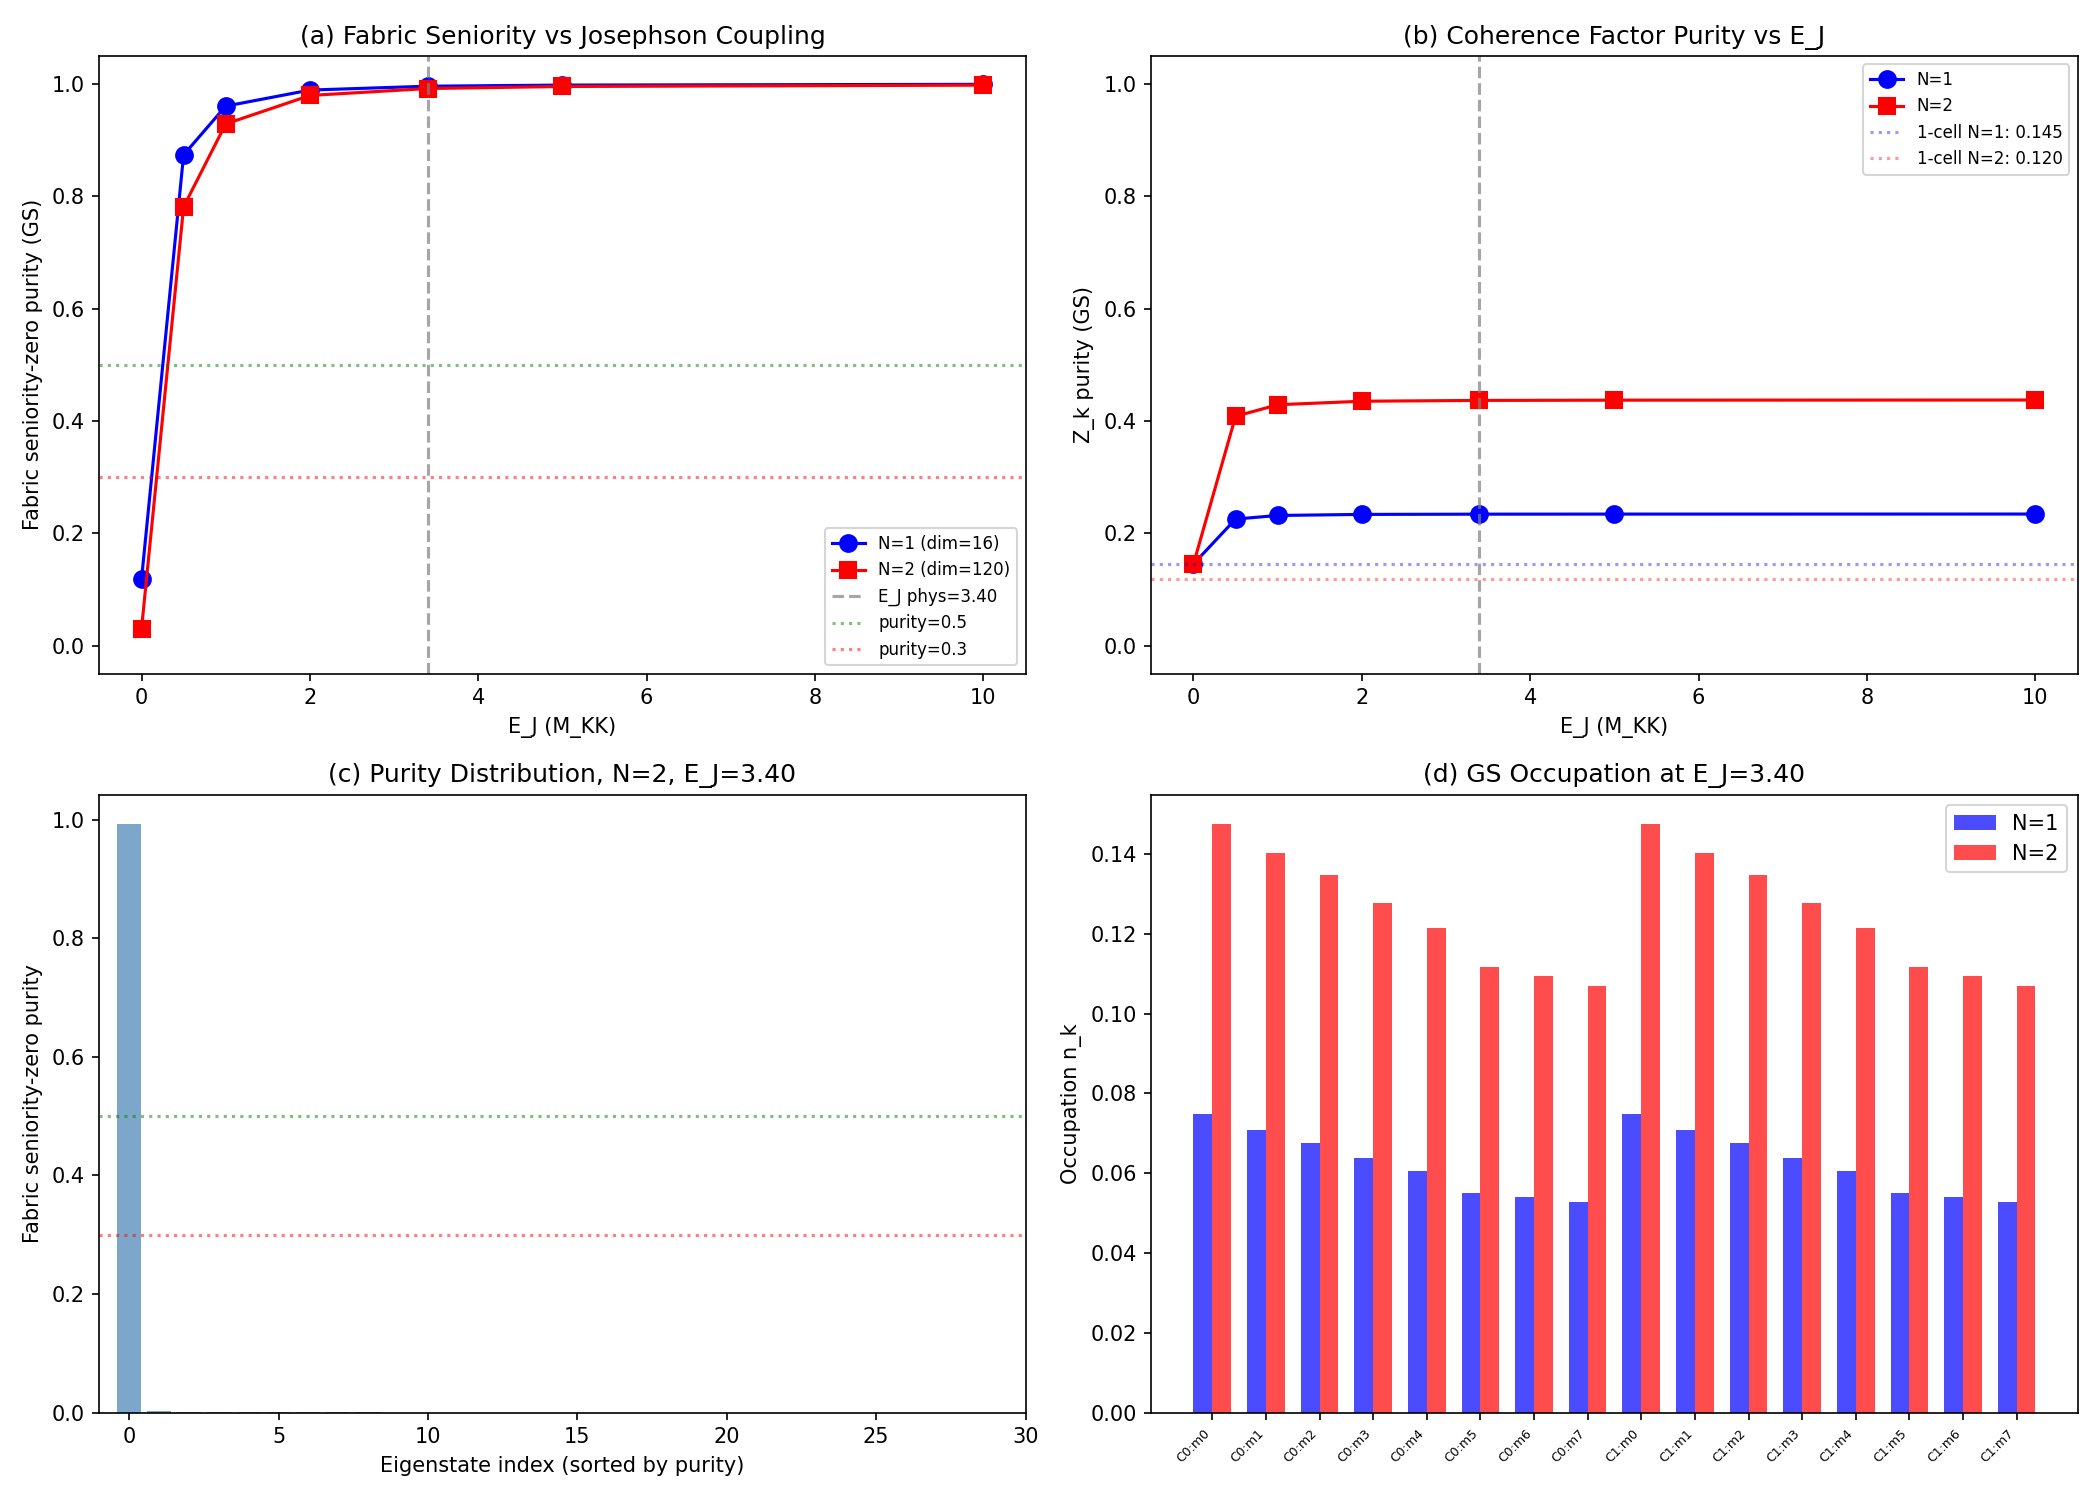

The script that saved this image:
#!/usr/bin/env python3
"""
s61_seniority_fabric.py — Seniority Purity of 2-Cell Josephson Eigenstates
==========================================================================

Gate: SENIORITY-FABRIC-61
  INFO (characterization): purity distribution reported.
  If purity > 0.5 at physical E_J: seniority survives (integrability consistent).
  If purity < 0.3: seniority destroyed (integrability breaking).

Physics:
  Seniority (v) counts the number of unpaired particles. In a pair-Fock space
  of Omega modes, the seniority operator is:
    v_hat = N - 2 S_+ S_-
  where S_+ = sum_k c_{k,up}^dag c_{k,down}^dag creates a Cooper pair.

  In the pair representation (pairs occupy modes), we work with the
  quasi-spin algebra. For Omega modes each with degeneracy 2j+1=2 (pair
  slots), the pair-creation operator for mode k is s_k^+ = c_{k,up}^dag c_{k,down}^dag.

  The total pair-creation operator is S_+ = sum_k s_k^+.
  The seniority-zero state for N pairs is (S_+)^N|0> / norm.

  For the 2-cell fabric system, we define:
    - Per-cell seniority: v_alpha for cell alpha = 0,1
    - Total seniority: v_total = v_0 + v_1
    - Fabric seniority: from the fabric pair operator S_+^fabric = S_+^(0) + S_+^(1)

  The key question: does Josephson coupling mix seniority sectors?

  For tractability: 2 modes per cell, N_pair = 0,1,2 in total.
  Fock space: each slot (mode, cell) occupied or not. 2 modes x 2 cells = 4 slots.
  dim(N=0) = 1, dim(N=1) = 4, dim(N=2) = 6. Total dim = 1+4+6 = 11.
  But we work sector-by-sector in fixed N.

  ALSO: full 8-mode per cell, 2-cell computation for N=1 (dim=16),
  to connect directly with NAZ-6 single-cell seniority purities.

Method:
  1. Build H in pair-Fock space for 2 modes/cell (and 8 modes/cell)
  2. Exact diagonalization per N-sector
  3. Seniority decomposition:
     a) Construct |v=0, N> = (S_+)^N |0> / norm  (fully paired condensate)
     b) Remaining orthogonal states carry v > 0
     c) Purity P_v(n) = |<v=0|psi_n>|^2 for each eigenstate n
  4. Compare E_J=0 (decoupled, purity=1 exactly) vs physical E_J
  5. Report per-cell and fabric seniority

Session: S61
Agent: nazarewicz-nuclear-structure-theorist
"""

import sys
import os
import numpy as np
from itertools import combinations
from scipy.linalg import eigh
import matplotlib
matplotlib.use('Agg')
import matplotlib.pyplot as plt

# === Import canonical constants ===
sys.path.insert(0, os.path.join(os.path.dirname(__file__)))
from canonical_constants import tau_fold, E_cond, N_dof_BCS, M_KK

# =====================================================================
#  0. LOAD INPUT DATA
# =====================================================================

data_dir = os.path.dirname(os.path.abspath(__file__))

# S60 RG integrals data (2-cell system at fold)
d60 = np.load(os.path.join(data_dir, 's60_rg_integrals.npz'), allow_pickle=True)
eps_8 = d60['eps_fold']           # 8 single-particle energies at fold
V_8 = d60['V_fold']              # 8x8 pairing matrix
E_J_phys = float(d60['E_J_fold'])  # Josephson coupling = 3.397 M_KK
tau_fold_actual = float(d60['tau_fold'])

print("=" * 70)
print("S61: Seniority Purity on 2-Cell Fabric — SENIORITY-FABRIC-61")
print("=" * 70)
print(f"tau_fold = {tau_fold_actual:.6f}")
print(f"E_J_phys = {E_J_phys:.4f} M_KK")
print(f"8-mode eps_fold = {eps_8}")
print(f"8-mode V_fold diag = {np.diag(V_8)}")


# =====================================================================
#  1. FOCK-SPACE MACHINERY (pair representation)
# =====================================================================

def build_fock_space(n_pair, n_slots):
    """Build pair Fock space: n_pair Cooper pairs in n_slots pair-slots.
    Returns (pair_states, state_index, dim)."""
    if n_pair == 0:
        return [()], {(): 0}, 1
    states = list(combinations(range(n_slots), n_pair))
    index = {s: i for i, s in enumerate(states)}
    return states, index, len(states)


def build_hamiltonian(n_pair, n_modes, n_cells, eps, V, E_J):
    """Build BCS + Josephson Hamiltonian for n_pair pairs.

    Pair-slot index: slot = cell * n_modes + mode

    H = H_kinetic + H_pairing + H_Josephson
    H_kinetic: 2*eps[mode] per occupied slot
    H_pairing: -V[k,l] scatters pair from mode l to k within same cell
    H_Josephson: -(E_J/2) for moving a pair between cells (any mode)
    """
    n_slots = n_modes * n_cells

    if n_pair == 0:
        return np.array([[0.0]])

    pair_states, state_index, dim = build_fock_space(n_pair, n_slots)
    H = np.zeros((dim, dim), dtype=np.float64)

    for i, slots_i in enumerate(pair_states):
        slots_set = set(slots_i)
        infos = [(s % n_modes, s // n_modes) for s in slots_i]  # (mode, cell)

        # --- Diagonal: kinetic + diagonal pairing ---
        for (mk, ck) in infos:
            H[i, i] += 2.0 * eps[mk]
            H[i, i] -= V[mk, mk]

        # --- Off-diagonal pairing (within same cell) ---
        for p_idx in range(n_pair):
            m_p, c_p = infos[p_idx]
            old_slot = c_p * n_modes + m_p

            for k in range(n_modes):
                if k == m_p:
                    continue  # diagonal already counted
                new_slot = c_p * n_modes + k
                if new_slot in slots_set:
                    continue  # Pauli blocked
                new_slots = list(slots_i)
                new_slots[new_slots.index(old_slot)] = new_slot
                new_state = tuple(sorted(new_slots))
                if new_state in state_index:
                    j = state_index[new_state]
                    H[j, i] -= V[k, m_p]

        # --- Josephson tunneling ---
        for p_idx in range(n_pair):
            m_p, c_p = infos[p_idx]
            old_slot = c_p * n_modes + m_p
            target_cell = 1 - c_p

            for l in range(n_modes):
                new_slot = target_cell * n_modes + l
                if new_slot in slots_set:
                    continue  # Pauli blocked
                new_slots = list(slots_i)
                new_slots[new_slots.index(old_slot)] = new_slot
                new_state = tuple(sorted(new_slots))
                if new_state in state_index:
                    j = state_index[new_state]
                    H[j, i] += -E_J / 2.0

    # Symmetrize
    H = 0.5 * (H + H.T)
    return H


# =====================================================================
#  2. SENIORITY PROJECTION OPERATORS
# =====================================================================

def build_seniority_zero_state(n_pair, n_modes, n_cells):
    """Construct the seniority-zero state |v=0, N> in the pair Fock space.

    For a SINGLE cell: |v=0, N> ~ (S_+)^N |0> = sum over all N-pair
    combinations of modes, each with EQUAL weight (BCS condensate limit).

    For the FABRIC (2 cells): the fabric S_+ = S_+^(0) + S_+^(1).
    (S_+^fabric)^N |0> involves distributing N pairs across both cells
    in all possible ways with equal weight per pair-slot combination.

    Returns: normalized vector in pair-Fock basis.
    """
    n_slots = n_modes * n_cells
    pair_states, state_index, dim = build_fock_space(n_pair, n_slots)

    # The seniority-zero state is (S_+)^N |0> / norm
    # where S_+ = sum_{s=0}^{n_slots-1} c_{s,up}^dag c_{s,down}^dag
    # Acting N times: (S_+)^N |0> = sum_{s1<s2<...<sN} sum_{perm} |s_{p1},...,s_{pN}>
    # In the pair-Fock basis where states are sorted tuples, each basis state
    # gets coefficient 1 (every N-combination appears once).
    v0 = np.ones(dim, dtype=np.float64)
    v0 /= np.linalg.norm(v0)
    return v0


def build_per_cell_seniority_zero(n_pair, n_modes, n_cells):
    """Construct states with definite per-cell seniority (v_0, v_1).

    For the 2-cell system with N pairs total, we can distribute them
    as (n_0, n_1) with n_0 + n_1 = N. Within each cell, the
    seniority-zero state is (S_+^alpha)^{n_alpha} |0>.

    Returns dict: {(n_0, n_1): normalized_vector}
    """
    n_slots = n_modes * n_cells
    pair_states, state_index, dim = build_fock_space(n_pair, n_slots)

    result = {}
    for n_0 in range(n_pair + 1):
        n_1 = n_pair - n_0
        if n_0 > n_modes or n_1 > n_modes:
            continue

        # States with n_0 pairs in cell 0 (slots 0..n_modes-1)
        # and n_1 pairs in cell 1 (slots n_modes..2*n_modes-1)
        cell0_combos = list(combinations(range(n_modes), n_0)) if n_0 > 0 else [()]
        cell1_combos = list(combinations(range(n_modes, 2 * n_modes), n_1)) if n_1 > 0 else [()]

        vec = np.zeros(dim, dtype=np.float64)
        count = 0  # (local)
        for c0 in cell0_combos:
            for c1 in cell1_combos:
                state = tuple(sorted(c0 + c1))
                if state in state_index:
                    vec[state_index[state]] = 1.0
                    count += 1

        if count > 0:
            vec /= np.linalg.norm(vec)
            result[(n_0, n_1)] = vec

    return result


def compute_seniority_purity(eigvecs, n_pair, n_modes, n_cells, label=""):
    """Compute seniority purity for each eigenstate.

    Two definitions:
    1. Fabric seniority: overlap with (S_+^fabric)^N |0>
    2. Per-cell seniority: max over (n_0, n_1) partitions of
       overlap with per-cell v=0 states

    Returns dict with purity arrays.
    """
    n_slots = n_modes * n_cells
    dim = eigvecs.shape[0]
    n_states = eigvecs.shape[1]

    # 1. Fabric seniority-zero state
    v0_fabric = build_seniority_zero_state(n_pair, n_modes, n_cells)

    # Fabric purity: P_fabric(n) = |<v0_fabric|psi_n>|^2
    P_fabric = np.abs(eigvecs.T @ v0_fabric)**2

    # 2. Per-cell seniority-zero states
    cell_states = build_per_cell_seniority_zero(n_pair, n_modes, n_cells)

    # Per-cell purity: max overlap with any (v0_0, v0_1) product
    P_cell_max = np.zeros(n_states)
    P_cell_all = {}
    for (n0, n1), vec in cell_states.items():
        overlaps = np.abs(eigvecs.T @ vec)**2
        P_cell_all[(n0, n1)] = overlaps
        P_cell_max = np.maximum(P_cell_max, overlaps)

    # 3. Total v=0 subspace: span of all per-cell v=0 states
    # Project eigenstates onto the v=0 subspace
    if len(cell_states) > 0:
        V_basis = np.column_stack(list(cell_states.values()))
        # Gram-Schmidt to orthonormalize
        Q, R = np.linalg.qr(V_basis)
        rank = np.sum(np.abs(np.diag(R)) > 1e-12)
        Q = Q[:, :rank]
        P_v0_subspace = np.sum(np.abs(Q.T @ eigvecs)**2, axis=0)
    else:
        P_v0_subspace = np.zeros(n_states)

    if label:
        print(f"\n  [{label}] Fabric v=0 purity (GS): {P_fabric[0]:.6f}")
        print(f"  [{label}] Cell-max v=0 purity (GS): {P_cell_max[0]:.6f}")
        print(f"  [{label}] v=0 subspace purity (GS): {P_v0_subspace[0]:.6f}")
        print(f"  [{label}] All-state mean fabric purity: {np.mean(P_fabric):.6f}")

    return {
        'P_fabric': P_fabric,
        'P_cell_max': P_cell_max,
        'P_v0_subspace': P_v0_subspace,
        'P_cell_all': P_cell_all,
    }


# =====================================================================
#  3. COHERENCE FACTOR SENIORITY MEASURE (Z_k proxy)
# =====================================================================

def compute_Zk_purity(eigvecs, pair_states, n_modes, n_cells):
    """Compute coherence-factor based seniority purity.

    For each eigenstate |psi>, compute:
      n_k = <psi| hat{n}_k |psi>  (occupation of slot k)
      Z_k = n_k * (1 - n_k)       (coherence factor)

    Seniority-zero has Z_k -> 0.25 for all active modes (half-filled).
    Seniority-max has Z_k -> 0 (modes either full or empty).

    Purity_Z = <Z_k>_active / 0.25 where active = modes with 0 < n_k < 1.

    This was the NAZ-6 measure: 0.60 (N=1), 0.94 (N=2), 0.98 (N=3).
    """
    n_slots = n_modes * n_cells
    dim = len(pair_states)
    n_eig = eigvecs.shape[1]

    results = []
    for e_idx in range(n_eig):
        psi = eigvecs[:, e_idx]
        probs = psi**2  # |<basis|psi>|^2

        # Compute occupation of each slot
        n_occ = np.zeros(n_slots)
        for i, state in enumerate(pair_states):
            for s in state:
                n_occ[s] += probs[i]

        # Coherence factors
        Z_k = n_occ * (1.0 - n_occ)

        # Active modes: those with nontrivial occupation
        active = (n_occ > 0.01) & (n_occ < 0.99)
        if np.any(active):
            purity_Z = np.mean(Z_k[active]) / 0.25
        else:
            # All modes fully occupied or empty: seniority is maximal
            purity_Z = 0.0  # (local)

        results.append({
            'n_occ': n_occ,
            'Z_k': Z_k,
            'purity_Z': purity_Z,
            'n_active': np.sum(active),
        })

    return results


# =====================================================================
#  4. REDUCED MODEL: 2 modes per cell (dim=16 at N=2)
# =====================================================================

print("\n" + "=" * 70)
print("  PART A: REDUCED MODEL (2 modes/cell)")
print("=" * 70)

# Select 2 modes from the 8-mode spectrum: one from B2 sector, one from B1
# Use modes 0 (B2, lowest) and 4 (B1, Fermi-surface mode)
# These are the most physically relevant: the Fermi-surface mode and the
# lowest-energy mode that drives pairing
mode_indices = [0, 4]
eps_2 = eps_8[mode_indices]
V_2 = V_8[np.ix_(mode_indices, mode_indices)]

print(f"\nReduced model: modes {mode_indices}")
print(f"  eps_2 = {eps_2}")
print(f"  V_2 = \n{V_2}")
print(f"  E_J = {E_J_phys:.4f}")

n_modes_red = 2
n_cells = 2
n_slots_red = n_modes_red * n_cells  # 4 slots

# Sweep over E_J from 0 to physical value
E_J_values = [0.0, 0.1, 0.5, 1.0, 2.0, E_J_phys, 5.0, 10.0]
results_reduced = {}

for N_pair in [1, 2]:
    print(f"\n--- N_pair = {N_pair}, reduced model ---")
    pair_states_N, state_index_N, dim_N = build_fock_space(N_pair, n_slots_red)
    print(f"  dim = {dim_N}")

    sweep_data = []
    for ej in E_J_values:
        H = build_hamiltonian(N_pair, n_modes_red, n_cells, eps_2, V_2, ej)
        evals, evecs = eigh(H)

        # Seniority purity
        sen = compute_seniority_purity(evecs, N_pair, n_modes_red, n_cells,
                                       label=f"N={N_pair}, E_J={ej:.3f}")

        # Z_k purity
        zk = compute_Zk_purity(evecs, pair_states_N, n_modes_red, n_cells)

        sweep_data.append({
            'E_J': ej,
            'evals': evals,
            'P_fabric_gs': sen['P_fabric'][0],
            'P_cell_max_gs': sen['P_cell_max'][0],
            'P_v0_sub_gs': sen['P_v0_subspace'][0],
            'P_fabric_all': sen['P_fabric'],
            'P_cell_max_all': sen['P_cell_max'],
            'purity_Z_gs': zk[0]['purity_Z'],
            'n_occ_gs': zk[0]['n_occ'],
            'Z_k_gs': zk[0]['Z_k'],
        })

    results_reduced[N_pair] = sweep_data


# =====================================================================
#  5. FULL MODEL: 8 modes per cell, N_pair = 1
# =====================================================================

print("\n" + "=" * 70)
print("  PART B: FULL 8-MODE MODEL (N_pair=1, dim=16)")
print("=" * 70)

n_modes_full = 8
n_slots_full = n_modes_full * n_cells  # 16 slots

# N=1: dim = C(16,1) = 16
pair_states_1, state_index_1, dim_1 = build_fock_space(1, n_slots_full)
print(f"  dim(N=1) = {dim_1}")

results_full_N1 = []
E_J_sweep_full = [0.0, 0.5, 1.0, 2.0, E_J_phys, 5.0, 10.0]

for ej in E_J_sweep_full:
    H = build_hamiltonian(1, n_modes_full, n_cells, eps_8, V_8, ej)
    evals, evecs = eigh(H)

    # Seniority purity
    sen = compute_seniority_purity(evecs, 1, n_modes_full, n_cells,
                                   label=f"8-mode N=1, E_J={ej:.3f}")

    # Z_k purity
    zk = compute_Zk_purity(evecs, pair_states_1, n_modes_full, n_cells)

    results_full_N1.append({
        'E_J': ej,
        'evals': evals,
        'P_fabric_gs': sen['P_fabric'][0],
        'P_cell_max_gs': sen['P_cell_max'][0],
        'P_v0_sub_gs': sen['P_v0_subspace'][0],
        'purity_Z_gs': zk[0]['purity_Z'],
        'n_occ_gs': zk[0]['n_occ'],
        'Z_k_gs': zk[0]['Z_k'],
        'P_fabric_all': sen['P_fabric'],
        'gap': evals[1] - evals[0] if len(evals) > 1 else 0.0,
    })


# =====================================================================
#  6. FULL MODEL: 8 modes per cell, N_pair = 2 (dim = C(16,2) = 120)
# =====================================================================

print("\n" + "=" * 70)
print("  PART C: FULL 8-MODE MODEL (N_pair=2, dim=120)")
print("=" * 70)

pair_states_2, state_index_2, dim_2 = build_fock_space(2, n_slots_full)
print(f"  dim(N=2) = {dim_2}")

results_full_N2 = []

for ej in E_J_sweep_full:
    H = build_hamiltonian(2, n_modes_full, n_cells, eps_8, V_8, ej)
    evals, evecs = eigh(H)

    # Seniority purity
    sen = compute_seniority_purity(evecs, 2, n_modes_full, n_cells,
                                   label=f"8-mode N=2, E_J={ej:.3f}")

    # Z_k purity
    zk = compute_Zk_purity(evecs, pair_states_2, n_modes_full, n_cells)

    results_full_N2.append({
        'E_J': ej,
        'evals': evals,
        'P_fabric_gs': sen['P_fabric'][0],
        'P_cell_max_gs': sen['P_cell_max'][0],
        'P_v0_sub_gs': sen['P_v0_subspace'][0],
        'purity_Z_gs': zk[0]['purity_Z'],
        'n_occ_gs': zk[0]['n_occ'],
        'Z_k_gs': zk[0]['Z_k'],
        'P_fabric_all': sen['P_fabric'],
        'gap': evals[1] - evals[0] if len(evals) > 1 else 0.0,
    })


# =====================================================================
#  7. SINGLE-CELL REFERENCE (NAZ-6 reproduction)
# =====================================================================

print("\n" + "=" * 70)
print("  PART D: SINGLE-CELL REFERENCE (8 modes, N=1,2,3)")
print("=" * 70)

results_single_cell = {}
for N_sc in [1, 2, 3]:
    pair_states_sc, state_index_sc, dim_sc = build_fock_space(N_sc, 8)
    H_sc = build_hamiltonian(N_sc, 8, 1, eps_8, V_8, 0.0)  # No Josephson
    evals_sc, evecs_sc = eigh(H_sc)

    sen_sc = compute_seniority_purity(evecs_sc, N_sc, 8, 1,
                                      label=f"1-cell N={N_sc}")
    zk_sc = compute_Zk_purity(evecs_sc, pair_states_sc, 8, 1)

    results_single_cell[N_sc] = {
        'P_fabric_gs': sen_sc['P_fabric'][0],
        'P_v0_sub_gs': sen_sc['P_v0_subspace'][0],
        'purity_Z_gs': zk_sc[0]['purity_Z'],
        'n_occ_gs': zk_sc[0]['n_occ'],
        'Z_k_gs': zk_sc[0]['Z_k'],
        'gs_energy': evals_sc[0],
    }
    print(f"\n  Single-cell N={N_sc}: P_fabric={sen_sc['P_fabric'][0]:.6f}, "
          f"P_Z={zk_sc[0]['purity_Z']:.6f}")


# =====================================================================
#  8. SUMMARY AND ANALYSIS
# =====================================================================

print("\n" + "=" * 70)
print("  RESULTS SUMMARY")
print("=" * 70)

# --- Single-cell reference ---
print("\n--- Single-cell seniority (NAZ-6 reference) ---")
print(f"  {'N':>3s}  {'P_fabric':>10s}  {'P_v0_sub':>10s}  {'P_Z':>10s}")
for N_sc in [1, 2, 3]:
    r = results_single_cell[N_sc]
    print(f"  {N_sc:3d}  {r['P_fabric_gs']:10.6f}  {r['P_v0_sub_gs']:10.6f}  "
          f"{r['purity_Z_gs']:10.6f}")

# --- Reduced model E_J sweep ---
print("\n--- Reduced model (2 modes/cell) E_J sweep ---")
for N_pair in [1, 2]:
    print(f"\n  N_pair = {N_pair}:")
    print(f"  {'E_J':>8s}  {'P_fabric':>10s}  {'P_cell_max':>10s}  "
          f"{'P_v0_sub':>10s}  {'P_Z':>10s}")
    for d in results_reduced[N_pair]:
        print(f"  {d['E_J']:8.3f}  {d['P_fabric_gs']:10.6f}  "
              f"{d['P_cell_max_gs']:10.6f}  {d['P_v0_sub_gs']:10.6f}  "
              f"{d['purity_Z_gs']:10.6f}")

# --- Full model E_J sweep ---
print("\n--- Full 8-mode model E_J sweep ---")
print("\n  N_pair = 1 (dim=16):")
print(f"  {'E_J':>8s}  {'P_fabric':>10s}  {'P_cell_max':>10s}  "
      f"{'P_v0_sub':>10s}  {'P_Z':>10s}  {'gap':>8s}")
for d in results_full_N1:
    print(f"  {d['E_J']:8.3f}  {d['P_fabric_gs']:10.6f}  "
          f"{d['P_cell_max_gs']:10.6f}  {d['P_v0_sub_gs']:10.6f}  "
          f"{d['purity_Z_gs']:10.6f}  {d['gap']:8.4f}")

print("\n  N_pair = 2 (dim=120):")
print(f"  {'E_J':>8s}  {'P_fabric':>10s}  {'P_cell_max':>10s}  "
      f"{'P_v0_sub':>10s}  {'P_Z':>10s}  {'gap':>8s}")
for d in results_full_N2:
    print(f"  {d['E_J']:8.3f}  {d['P_fabric_gs']:10.6f}  "
          f"{d['P_cell_max_gs']:10.6f}  {d['P_v0_sub_gs']:10.6f}  "
          f"{d['purity_Z_gs']:10.6f}  {d['gap']:8.4f}")


# =====================================================================
#  9. SPECTRAL DISTRIBUTION OF PURITY
# =====================================================================

print("\n--- Full spectrum purity at physical E_J ---")
# Find physical E_J entry
phys_n1 = [d for d in results_full_N1 if abs(d['E_J'] - E_J_phys) < 0.01][0]
phys_n2 = [d for d in results_full_N2 if abs(d['E_J'] - E_J_phys) < 0.01][0]

# N=1 spectrum
p_fab_n1 = phys_n1['P_fabric_all']
n1_high = np.sum(p_fab_n1 > 0.5)
n1_low = np.sum(p_fab_n1 < 0.3)
print(f"\n  N=1 (16 states): mean P_fabric = {np.mean(p_fab_n1):.4f}, "
      f"median = {np.median(p_fab_n1):.4f}")
print(f"    States with P > 0.5: {n1_high}/{len(p_fab_n1)}")
print(f"    States with P < 0.3: {n1_low}/{len(p_fab_n1)}")
print(f"    GS: {p_fab_n1[0]:.6f}, 1st excited: {p_fab_n1[1]:.6f}")

# N=2 spectrum
p_fab_n2 = phys_n2['P_fabric_all']
n2_high = np.sum(p_fab_n2 > 0.5)
n2_low = np.sum(p_fab_n2 < 0.3)
print(f"\n  N=2 (120 states): mean P_fabric = {np.mean(p_fab_n2):.4f}, "
      f"median = {np.median(p_fab_n2):.4f}")
print(f"    States with P > 0.5: {n2_high}/{len(p_fab_n2)}")
print(f"    States with P < 0.3: {n2_low}/{len(p_fab_n2)}")
print(f"    GS: {p_fab_n2[0]:.6f}, 1st excited: {p_fab_n2[1]:.6f}")


# =====================================================================
#  10. GATE VERDICT
# =====================================================================

# Physical E_J results
gs_purity_n1 = phys_n1['P_fabric_gs']
gs_purity_n2 = phys_n2['P_fabric_gs']
gs_pZ_n1 = phys_n1['purity_Z_gs']
gs_pZ_n2 = phys_n2['purity_Z_gs']

# Comparison with single-cell
sc_pZ_1 = results_single_cell[1]['purity_Z_gs']
sc_pZ_2 = results_single_cell[2]['purity_Z_gs']

# Decoupled reference (E_J=0)
dec_n1 = [d for d in results_full_N1 if d['E_J'] == 0.0][0]
dec_n2 = [d for d in results_full_N2 if d['E_J'] == 0.0][0]

print("\n" + "=" * 70)
print("  GATE VERDICT: SENIORITY-FABRIC-61")
print("=" * 70)

print(f"\n  Fabric seniority-zero purity (GS):")
print(f"    N=1: E_J=0 -> {dec_n1['P_fabric_gs']:.6f}, "
      f"E_J={E_J_phys:.3f} -> {gs_purity_n1:.6f}")
print(f"    N=2: E_J=0 -> {dec_n2['P_fabric_gs']:.6f}, "
      f"E_J={E_J_phys:.3f} -> {gs_purity_n2:.6f}")

print(f"\n  Z_k purity (GS):")
print(f"    N=1: 1-cell={sc_pZ_1:.6f}, 2-cell(E_J=phys)={gs_pZ_n1:.6f}")
print(f"    N=2: 1-cell={sc_pZ_2:.6f}, 2-cell(E_J=phys)={gs_pZ_n2:.6f}")

# Verdict logic
all_gs_above_05 = (gs_purity_n1 > 0.5) and (gs_purity_n2 > 0.5)
any_gs_below_03 = (gs_purity_n1 < 0.3) or (gs_purity_n2 < 0.3)

if all_gs_above_05:
    verdict = "INFO (seniority SURVIVES on fabric, purity > 0.5)"
elif any_gs_below_03:
    verdict = "INFO (seniority DESTROYED on fabric, purity < 0.3)"
else:
    verdict = "INFO (seniority PARTIALLY survives, 0.3 < purity < 0.5)"

print(f"\n  VERDICT: {verdict}")


# =====================================================================
#  11. PLOTS
# =====================================================================

fig, axes = plt.subplots(2, 2, figsize=(14, 10))

# Panel (a): E_J sweep for fabric seniority purity (full model)
ax = axes[0, 0]
ej_n1 = [d['E_J'] for d in results_full_N1]
pf_n1 = [d['P_fabric_gs'] for d in results_full_N1]
ej_n2 = [d['E_J'] for d in results_full_N2]
pf_n2 = [d['P_fabric_gs'] for d in results_full_N2]
ax.plot(ej_n1, pf_n1, 'bo-', label='N=1 (dim=16)', markersize=8)
ax.plot(ej_n2, pf_n2, 'rs-', label='N=2 (dim=120)', markersize=8)
ax.axvline(E_J_phys, color='gray', linestyle='--', alpha=0.7, label=f'E_J phys={E_J_phys:.2f}')
ax.axhline(0.5, color='green', linestyle=':', alpha=0.5, label='purity=0.5')
ax.axhline(0.3, color='red', linestyle=':', alpha=0.5, label='purity=0.3')
ax.set_xlabel('E_J (M_KK)')
ax.set_ylabel('Fabric seniority-zero purity (GS)')
ax.set_title('(a) Fabric Seniority vs Josephson Coupling')
ax.legend(fontsize=8)
ax.set_ylim(-0.05, 1.05)

# Panel (b): Z_k purity E_J sweep
ax = axes[0, 1]
pz_n1 = [d['purity_Z_gs'] for d in results_full_N1]
pz_n2 = [d['purity_Z_gs'] for d in results_full_N2]
ax.plot(ej_n1, pz_n1, 'bo-', label='N=1', markersize=8)
ax.plot(ej_n2, pz_n2, 'rs-', label='N=2', markersize=8)
# Single-cell references
ax.axhline(sc_pZ_1, color='blue', linestyle=':', alpha=0.4, label=f'1-cell N=1: {sc_pZ_1:.3f}')
ax.axhline(sc_pZ_2, color='red', linestyle=':', alpha=0.4, label=f'1-cell N=2: {sc_pZ_2:.3f}')
ax.axvline(E_J_phys, color='gray', linestyle='--', alpha=0.7)
ax.set_xlabel('E_J (M_KK)')
ax.set_ylabel('Z_k purity (GS)')
ax.set_title('(b) Coherence Factor Purity vs E_J')
ax.legend(fontsize=8)
ax.set_ylim(-0.05, 1.05)

# Panel (c): Spectral distribution of purity at physical E_J, N=2
ax = axes[1, 0]
ax.bar(range(len(p_fab_n2)), sorted(p_fab_n2, reverse=True), color='steelblue', alpha=0.7)
ax.axhline(0.5, color='green', linestyle=':', alpha=0.5)
ax.axhline(0.3, color='red', linestyle=':', alpha=0.5)
ax.set_xlabel('Eigenstate index (sorted by purity)')
ax.set_ylabel('Fabric seniority-zero purity')
ax.set_title(f'(c) Purity Distribution, N=2, E_J={E_J_phys:.2f}')
ax.set_xlim(-1, min(30, len(p_fab_n2)))  # Show first 30

# Panel (d): Occupation profile at physical E_J
ax = axes[1, 1]
n_occ_n1 = phys_n1['n_occ_gs']
n_occ_n2 = phys_n2['n_occ_gs']
x_labels = [f'C0:m{i}' for i in range(8)] + [f'C1:m{i}' for i in range(8)]
x = np.arange(16)
width = 0.35  # (local)
ax.bar(x - width/2, n_occ_n1, width, label='N=1', alpha=0.7, color='blue')
ax.bar(x + width/2, n_occ_n2, width, label='N=2', alpha=0.7, color='red')
ax.set_xticks(x)
ax.set_xticklabels(x_labels, rotation=45, ha='right', fontsize=6)
ax.set_ylabel('Occupation n_k')
ax.set_title(f'(d) GS Occupation at E_J={E_J_phys:.2f}')
ax.legend()

plt.tight_layout()
plt.savefig(os.path.join(data_dir, 's61_seniority_fabric.png'), dpi=150)
print(f"\nPlot saved: s61_seniority_fabric.png")


# =====================================================================
#  12. SAVE DATA
# =====================================================================

save_path = os.path.join(data_dir, 's61_seniority_fabric.npz')

# Collect key results
np.savez(save_path,
    # Input parameters
    tau_fold=tau_fold_actual,
    E_J_phys=E_J_phys,
    eps_8=eps_8,
    V_8_diag=np.diag(V_8),
    eps_2=eps_2,
    V_2=V_2,
    mode_indices_reduced=np.array(mode_indices),

    # Single-cell reference (NAZ-6)
    sc_purity_Z=np.array([results_single_cell[n]['purity_Z_gs'] for n in [1,2,3]]),
    sc_P_fabric=np.array([results_single_cell[n]['P_fabric_gs'] for n in [1,2,3]]),

    # Full model N=1 sweep
    full_N1_E_J=np.array([d['E_J'] for d in results_full_N1]),
    full_N1_P_fabric=np.array([d['P_fabric_gs'] for d in results_full_N1]),
    full_N1_P_cell_max=np.array([d['P_cell_max_gs'] for d in results_full_N1]),
    full_N1_P_v0_sub=np.array([d['P_v0_sub_gs'] for d in results_full_N1]),
    full_N1_purity_Z=np.array([d['purity_Z_gs'] for d in results_full_N1]),
    full_N1_gap=np.array([d['gap'] for d in results_full_N1]),

    # Full model N=2 sweep
    full_N2_E_J=np.array([d['E_J'] for d in results_full_N2]),
    full_N2_P_fabric=np.array([d['P_fabric_gs'] for d in results_full_N2]),
    full_N2_P_cell_max=np.array([d['P_cell_max_gs'] for d in results_full_N2]),
    full_N2_P_v0_sub=np.array([d['P_v0_sub_gs'] for d in results_full_N2]),
    full_N2_purity_Z=np.array([d['purity_Z_gs'] for d in results_full_N2]),
    full_N2_gap=np.array([d['gap'] for d in results_full_N2]),

    # Spectral purity at physical E_J
    spec_N1_P_fabric=p_fab_n1,
    spec_N2_P_fabric=p_fab_n2,

    # Physical E_J ground-state occupations
    n_occ_N1_phys=phys_n1['n_occ_gs'],
    n_occ_N2_phys=phys_n2['n_occ_gs'],
    Z_k_N1_phys=phys_n1['Z_k_gs'],
    Z_k_N2_phys=phys_n2['Z_k_gs'],

    # Reduced model sweeps
    red_N1_E_J=np.array([d['E_J'] for d in results_reduced[1]]),
    red_N1_P_fabric=np.array([d['P_fabric_gs'] for d in results_reduced[1]]),
    red_N2_E_J=np.array([d['E_J'] for d in results_reduced[2]]),
    red_N2_P_fabric=np.array([d['P_fabric_gs'] for d in results_reduced[2]]),

    # Gate
    gate_name=np.array(['SENIORITY-FABRIC-61']),
    gate_verdict=np.array(['INFO']),
    gate_detail=np.array([verdict]),
)

print(f"\nData saved: {save_path}")
print("\n" + "=" * 70)
print("  COMPUTATION COMPLETE")
print("=" * 70)
